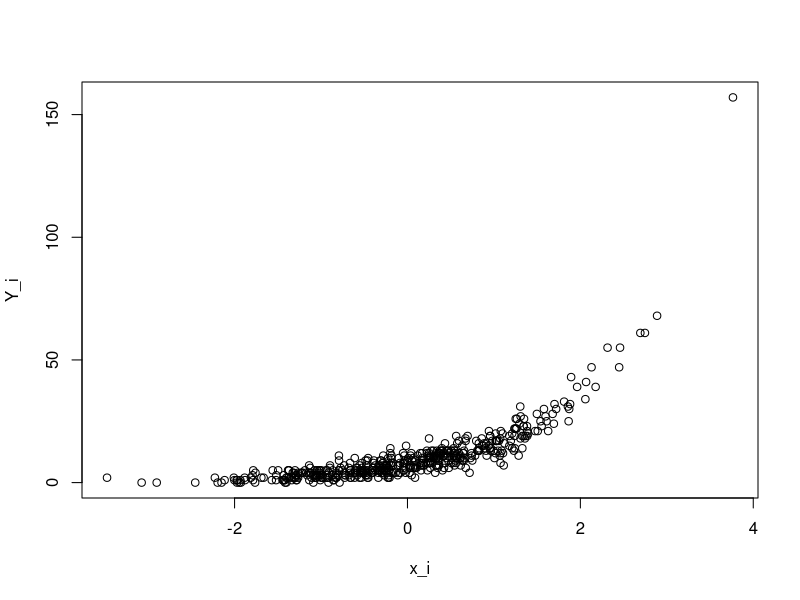
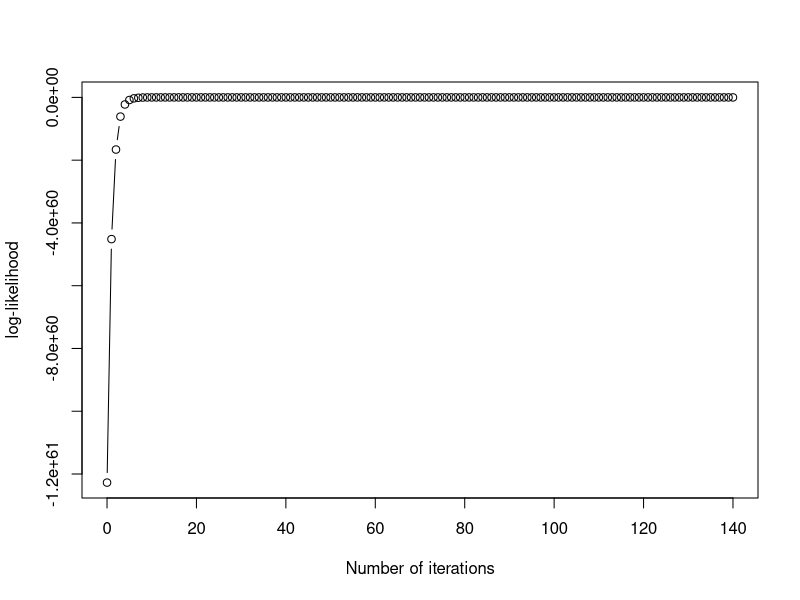
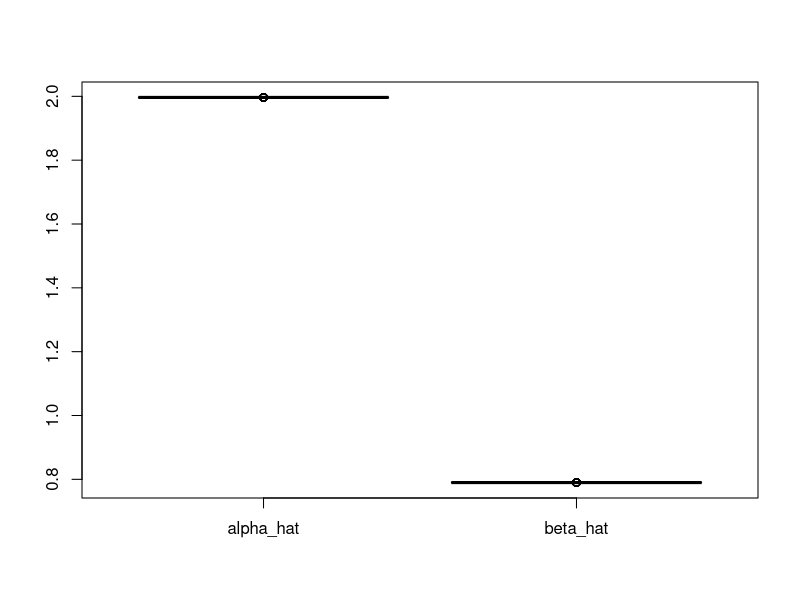

Generate these figures, in order, with R:
## ---- chunk 1
knitr::opts_chunk$set(echo = TRUE, warning = F, message = F)
## ---- chunk 2
library(tidyverse)
## ---- chunk 3
set.seed(2022)
N = 1e5
u <- runif(N)
theta_hat_1 = mean(exp(u^2))
## ---- chunk 4
set.seed(2022)
# invCDF of fx
fx <- -log(1-u*(1-exp(-1)))
fg = exp(fx^2)/(exp(-fx)/(1-exp(-1)));
theta_hat_2= mean(fg)
## ---- chunk 5
set.seed(2022)
gfun <- function(x) sqrt(1-x^2)
# f_1_x
ffun_1 <- function(x) x^2
# f_2_x
ffun_2 <- function(x) x
# generating X from Unif(0,1)
n_2 = 1e6
u_2 = runif(n_2)

gx = gfun(u_2)
fx_1 = ffun_1(u_2)
fx_2 = ffun_2(u_2)
# Calculate cov and var
cov_gf1 = cov(gx,fx_1)
cov_gf2 = cov(gx,fx_2)
var_f1 = var(fx_1)
var_f2 = var(fx_2)
# compute the constant c_i's
c1 = -cov_gf1/var_f1
c2 = -cov_gf2/var_f2
# get the estimates of theta
T_c1 = gx+c1*(fx_1 - 1/3)
T_c2 = gx+c2*(fx_2 - 1/2)
# compare the estimated theta and their variance
theta_c1 = mean(T_c1)
theta_c2 = mean(T_c2)
var_reduce_1 = cov_gf1^2/var_f1
var_reduce_2 = cov_gf2^2/var_f2
imp_pct = (var(T_c2)-var(T_c1))/var(T_c2)
## ---- chunk 6
set.seed(2022)

g <- function(x) {
  x ^ 2 / sqrt(2*pi) * exp(-x^2/2) * (x > 1)
}
f_imp <- function(x) {
     exp(-x)
}

r_imp <- function(N) {
    rexp(N)
}
# function of importance sampling, given g(x), f(x), and sampling function from f(x)
imp_sampling <- function(gfun, ffun, rffun, N = 1e7){
    xs <- rffun(N)
    T_x <- gfun(xs)/ffun(xs)
    return(c(mean(T_x),var(T_x)))
}
imp_result <- imp_sampling(g,f_imp,r_imp,1e7)
## ---- chunk 7
integrate(g, 1, Inf)
## ---- chunk 8
#R codes:
ffunc <- function(a){
    return(-exp(-a)*sin(a))
}
d_func <- function(a){
    return(exp(-a)*(sin(a)-cos(a)))
}
d2_func <- function(a){
    return(2*exp(-a)*cos(a))
}
i = 0
tol = 1e-10
cur <- start <- 0 # start from 0 
resnewton <- c(i, cur, d_func(cur))
while(abs(d_func(cur)) > tol){
    i <- i+1
    renew <- cur - d_func(cur)/d2_func(cur)
    cur <- renew
    resnewton <- rbind(resnewton, c(i, cur, d_func(cur)))
}
min_x  = resnewton[nrow(resnewton), 2]
## ---- chunk 9
set.seed(2022)
n <- 500
# generating x_i and Y_i
alpha <- 2
beta <- 0.8
x_i <- rnorm(n)
lambda_i <- exp(alpha + beta*x_i)
Y_i <- rpois(n, lambda_i)
samples <- tibble(
    x = x_i,
    y = Y_i
)
plot(x_i,Y_i,type = "p")
## ---- chunk 10
# function giving gradient and Hessian
poissonstuff <- function(dat, betavec){
    u <- betavec[1] + betavec[2]*dat$x
    lambda <- exp(u)
    # loglik at betavec
    loglik <- sum(dat$y * u - exp(u) - log(factorial(dat$y)))
    # get the gradient at betavec
    grad <- c(sum(dat$y - lambda), sum(dat$x*(dat$y - lambda)))
    # hessian matrix at betavec
    Hess <- -matrix(
        c(sum(lambda), sum(dat$x*lambda), sum(dat$x*lambda), sum((dat$x)^2*lambda)), ncol = 2
    )
    return(list(loglik = loglik, grad = grad, Hess = Hess))
}

ModifiedNewtonRaphson <- function(dat, func, start, tol = 1e-10, maxiter = 1000){
    i <- 0
    cur <- start
    stuff <- func(dat, cur)
    res <- (c(0, stuff$loglik, cur))
    prevloglik <- -Inf
    while (i < maxiter && abs(stuff$loglik - prevloglik) > tol) {
        i <- i + 1
        prevloglik <- stuff$loglik
        prev <- cur
        Hess <- stuff$Hess
        e_hess <- eigen(Hess)$values
        # modified algorithm 1: re-direction
        # check if the hess is negative definite
        if (sum(e_hess) > 0){
            eta <- max(e_hess) + 1
            Hess <- Hess - eta*diag(x = 1, dim(Hess))
        }
        # modified algorithm 2: step-halving
        cur <- prev - solve(Hess) %*% stuff$grad
        j <- 0
        while (func(dat, cur)$loglik < func(dat, prev)$loglik) {
            j <- j + 1
            Gamma <- 0.5^(j)
            cur <- prev - Gamma * solve(Hess) %*% stuff$grad
        }
        # modification procedure ends
        stuff <- func(dat, cur)
        res <- rbind(res, c(i, stuff$loglik, cur))
    }
    return(res)
}
## ---- chunk 11
ans <- ModifiedNewtonRaphson(samples, poissonstuff, c(-47,-54))
ans <- data.frame(ans)
colnames(ans) <- c("iterations", "loglik", "alpha", "beta")
plot(ans$iterations, ans$loglik, type = "b", xlab = "Number of iterations", ylab = "log-likelihood")
alpha.hat <- ans[nrow(ans),]$alpha
beta.hat <- ans[nrow(ans),]$beta
## ---- chunk 12
i <- 1
alg_result <- c()
for (i in 1:100) {
    set.seed(i)
    i <- i + 1
    a <- rnorm(1,runif(1,1,2),2) * 0.5 + 0.5
    b <- rpois(1,runif(1,1,2)) * 2 + 2
    startvec <- c(a,b)
    ans <- ModifiedNewtonRaphson(samples, poissonstuff, startvec)
    final <- ans[nrow(ans),]
    final <- append(final, startvec)
    alg_result <- rbind(alg_result, final)
}
alg_result <- data.frame(alg_result)
colnames(alg_result) <- c("number of iterations", "loglik", "alpha_hat", "beta_hat", "alpha_start", "beta_start")
alg_result %>%  head() %>% knitr::kable(digit =4)
boxplot(alg_result[,3:4])
